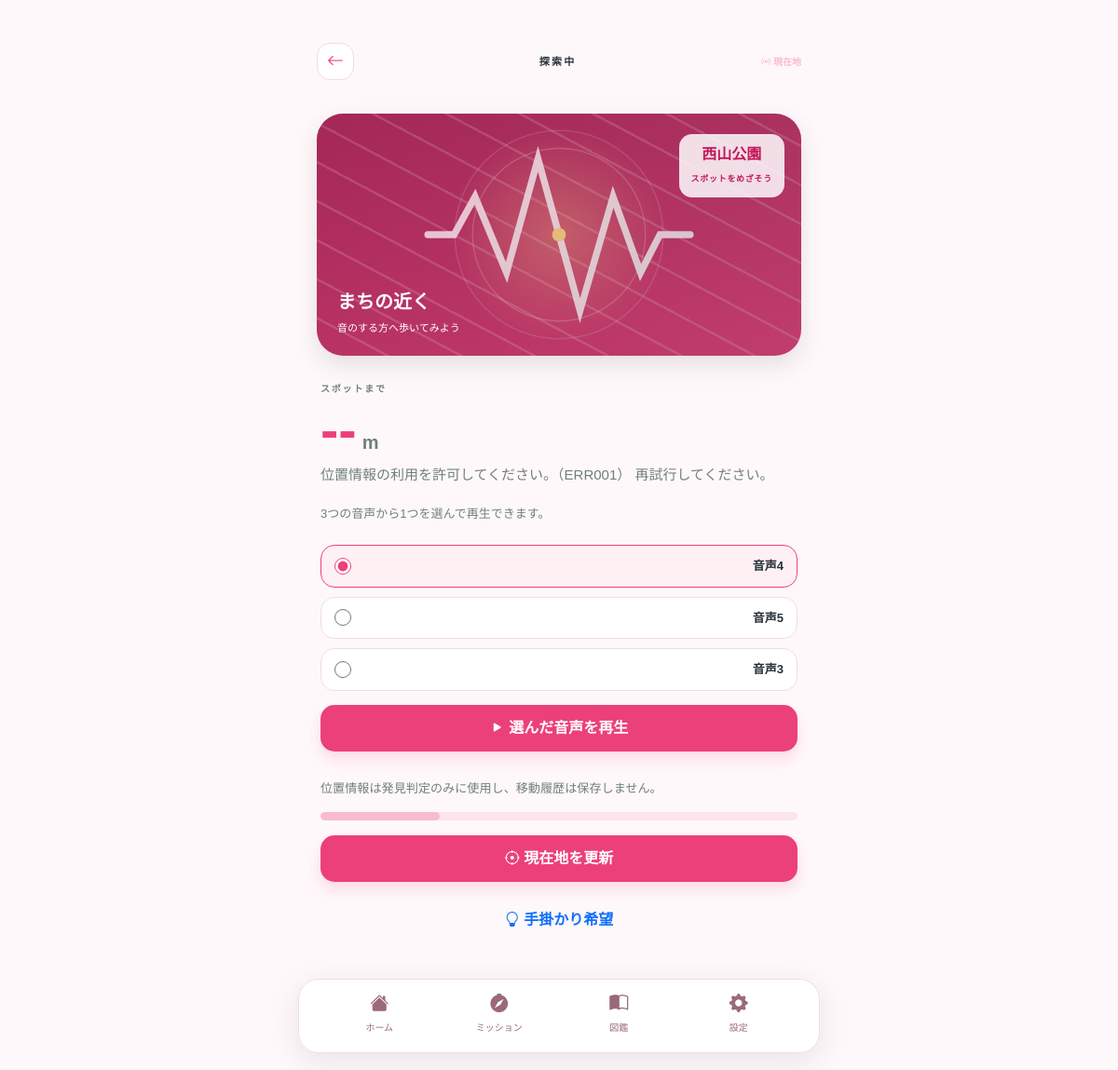
Page /explore (signed in) on the committed database.
### models.py (models this page shows)
class Spot(db.Model):
    id = db.Column(db.Integer, primary_key=True)
    name = db.Column(db.String(120), nullable=False)
    lat = db.Column(db.Float, nullable=False)
    lng = db.Column(db.Float, nullable=False)
    hint = db.Column(db.Text, nullable=False)
    fact = db.Column(db.Text, nullable=False)
    category = db.Column(db.String(40), nullable=False)
    audio = db.Column(db.String(120), nullable=True)
    image = db.Column(db.String(120), nullable=True)
    difficulty = db.Column(db.Integer, nullable=False, default=1)
    discovery = db.relationship("Discovery", back_populates="spot", cascade="all, delete-orphan")

### routes/main.py (the view)
@main_bp.get("/explore")
@login_required
def explore():
    spot_id = session.get("mission_spot_id")
    spot = Spot.query.get(spot_id) if spot_id else None
    if spot is None:
        found_ids = discovered_ids()
        spot = next_mission_spot(found_ids)
        session["mission_spot_id"] = spot.id if spot else None
    selected_audio_options = []
    if spot:
        audio_spots = Spot.query.filter(Spot.audio.isnot(None)).order_by(Spot.id.asc()).all()
        decoys = [item for item in audio_spots if item.id != spot.id]
        random.shuffle(decoys)
        selected_ids = [spot.id] + [item.id for item in decoys[:2]]
        random.shuffle(audio_spots)
        option_by_id = {
            item.id: {"id": item.id, "label": f"音声{index + 1}", "audio": item.audio, "description": AUDIO_DESCRIPTIONS.get(item.id, "周囲の環境音が聞こえます。")}
            for index, item in enumerate(audio_spots)
        }
        random.shuffle(selected_ids)
        selected_audio_options = [option_by_id[item_id] for item_id in selected_ids]
    return render_template("explore.html", spot=spot, selected_audio_options=selected_audio_options)

### routes/main.py (called while the page is built)
def discovered_ids():
    user_id = session.get("user_id")
    if user_id is None:
        return set()
    return {item.spot_id for item in Discovery.query.filter_by(user_id=user_id).all()}

def login_required(view):
    @wraps(view)
    def wrapped(*args, **kwargs):
        if not session.get("user_id"):
            return redirect(url_for("main.login", next=request.path))
        return view(*args, **kwargs)
    return wrapped

def next_mission_spot(found_ids):
    candidates = Spot.query.filter(~Spot.id.in_(found_ids)).all() if found_ids else Spot.query.all()
    if not candidates:
        return None
    lowest_level = min(spot.difficulty for spot in candidates)
    return random.choice([spot for spot in candidates if spot.difficulty == lowest_level])

### templates/explore.html (shortened to what this page needs)
{% extends 'base.html' %}
{% block content %}
<header class="topbar">
  <a class="icon-button" href="{{ url_for('main.mission') }}" aria-label="戻る"><i class="bi bi-arrow-left"></i></a>
  <span class="topbar-label">探索中</span>
  <span class="gps-status"><i class="bi bi-broadcast"></i> 現在地</span>
</header>
<section class="explore-visual animate-fade-in" style="background-image: url('{{ url_for('static', filename='img/mission-clue.svg') }}')">
  <div class="explore-map-label">西山公園<br><small>スポットをめざそう</small></div>
  <div class="walkway-shade">
    <span>{{ spot.category if spot else '西山公園' }}の近く</span>
    <small>音のする方へ歩いてみよう</small>
  </div>
</section>
<section class="distance-panel animate-slide-up">
  <p class="eyebrow">スポットまで</p>
  <div class="distance-value">
    <strong id="distance-value">--</strong><span>m</span>
  </div>
  <p id="location-message" class="muted">現在地を取得しています...</p>
  {% if spot %}
  <div class="explore-audio-picker mission-audio-picker" id="mission-audio-picker">
    <p class="mission-audio-help">3つの音声から1つを選んで再生できます。</p>
    {% for option in selected_audio_options %}
    <label class="mission-audio-row">
      <input class="mission-audio-choice" type="radio" name="mission-audio" value="{{ option.audio }}" data-description="{{ option.description }}" {% if loop.first %}checked{% endif %}>
      <span>{{ option.label }}</span>
    </label>
    {% endfor %}
    <div class="mission-audio-actions">
      <button class="btn btn-primary" id="play-mission-audio" type="button"><i class="bi bi-play-fill"></i> 選んだ音声を再生</button>
    </div>
    <div class="mission-audio-playback">
    </div>
  </div>
  {% endif %}
  <p class="small muted">位置情報は発見判定のみに使用し、移動履歴は保存しません。</p>
  <div class="progress progress-tall">
    <div id="distance-progress" class="progress-bar" style="width: 25%"></div>
  </div>
  <button id="locate-button" class="btn btn-primary w-100 mt-3" data-spot-id="{{ spot.id if spot else '' }}">
    <i class="bi bi-crosshair"></i> 現在地を更新
  </button>
  <button class="btn btn-outline-primary w-100 mt-3" type="button" id="reveal-hint-button" aria-expanded="false" aria-controls="explore-hint">
    <i class="bi bi-lightbulb"></i> 手掛かり希望
  </button>
</section>
{% endblock %}

### static/app.css (style rules this page uses)
:root { --primary:#EC407A;--primary-dark:#C2185B;--secondary:#F8BBD0;--accent:#E67E22;--green:#43A047;--panda:#E67E22;--sky:#64B5F6;--bg:#FFF8FA;--text:#263238;--muted:#708078;--line:#F1DCE3;--glass:rgba(255,255,255,.78) }
* { box-sizing:border-box }
body { margin:0;background:var(--bg);color:var(--text);font-family:'Noto Sans JP',sans-serif;font-size:15px }
a { text-decoration:none;color:inherit }
.eyebrow { font-size:10px;letter-spacing:.18em;font-weight:900;color:var(--muted);margin:0 }
.topbar { display:flex;align-items:center;justify-content:space-between;min-height:52px;margin-bottom:30px }
.topbar-label { font-size:11px;letter-spacing:.2em;font-weight:900 }
.icon-button { width:40px;height:40px;border:1px solid var(--line);background:#fff;border-radius:14px;display:grid;place-items:center;color:var(--primary);font-size:18px }
.btn { border-radius:15px;padding:13px 18px;font-weight:700;border:0 }
.btn-primary { background:var(--primary);box-shadow:0 8px 15px rgba(236,64,122,.16) }
.progress-tall { height:9px;border-radius:10px;background:#FCE4EC }
.progress-bar { background:var(--secondary);border-radius:10px }
.muted { color:var(--muted) }
.gps-status { font-size:10px;color:var(--secondary);font-weight:700 }
.distance-panel { padding:28px 4px }
.distance-value { display:flex;align-items:baseline;gap:6px;margin:8px 0 }
.distance-value strong { font-size:58px;line-height:1;color:var(--primary);font-weight:900 }
.distance-value span { font-size:20px;font-weight:700;color:var(--muted) }
.animate-fade-in { animation:fade-in .7s ease both }
.animate-slide-up { animation:slide-up .7s ease both }

### static/brand.css (style rules this page uses)
:root { --primary:#EC407A;--primary-dark:#C2185B;--secondary:#F8BBD0;--accent:#E67E22;--green:#43A047;--panda:#E67E22;--sky:#64B5F6;--bg:#FFF8FA;--text:#263238;--muted:#708078;--line:#F1DCE3;--glass:rgba(255,255,255,.78);--azalea:#EC407A;--background:#FFF8FA }
.explore-visual { height:260px;border-radius:28px;position:relative;overflow:hidden;background-position:center;background-size:cover;box-shadow:0 10px 25px rgba(38,50,56,.12) }
.explore-visual:after { content:'';position:absolute;inset:0;background:linear-gradient(135deg,rgba(236,64,122,.22),rgba(38,50,56,.22)),repeating-linear-gradient(28deg,transparent 0 34px,rgba(255,255,255,.18) 35px 37px) }
.explore-map-label { position:absolute;z-index:1;top:22px;right:18px;padding:10px 13px;border-radius:14px;background:rgba(255,255,255,.84);color:#C2185B;font-size:16px;font-weight:900;text-align:center }
.explore-map-label small { font-size:9px;letter-spacing:.08em }
.walkway-shade { position:absolute;z-index:2;bottom:22px;left:22px;color:#fff;display:flex;flex-direction:column;gap:5px }
.walkway-shade span { font-size:20px;font-weight:900 }
.walkway-shade small { font-size:11px }
.mission-audio-help { margin:4px 0 14px;color:var(--muted);font-size:13px }
.mission-audio-picker { display:grid;gap:10px }
.mission-audio-row { display:flex;align-items:center;justify-content:space-between;gap:14px;padding:12px 14px;background:#fff;border:1px solid var(--line);border-radius:15px;font-size:13px;font-weight:700 }
.mission-audio-actions { display:flex;gap:9px;margin-top:5px }
.mission-audio-actions .btn { flex:1 }
.mission-audio-choice { width:18px;height:18px;accent-color:var(--primary) }
.mission-audio-row { cursor:pointer }
.mission-audio-row:has(.mission-audio-choice:checked) { border-color:var(--primary);background:#FFF0F4 }
.mission-audio-playback { display:flex;align-items:center;gap:10px;flex-wrap:wrap }

### static/difficulty.css (style rules this page uses)
#locate-button { position:static;display:block;clear:both;margin-top:16px!important }

### rows in the picture
Spot: category "まち", label "音声4"
Spot: label "音声5"
Spot: label "音声3"
